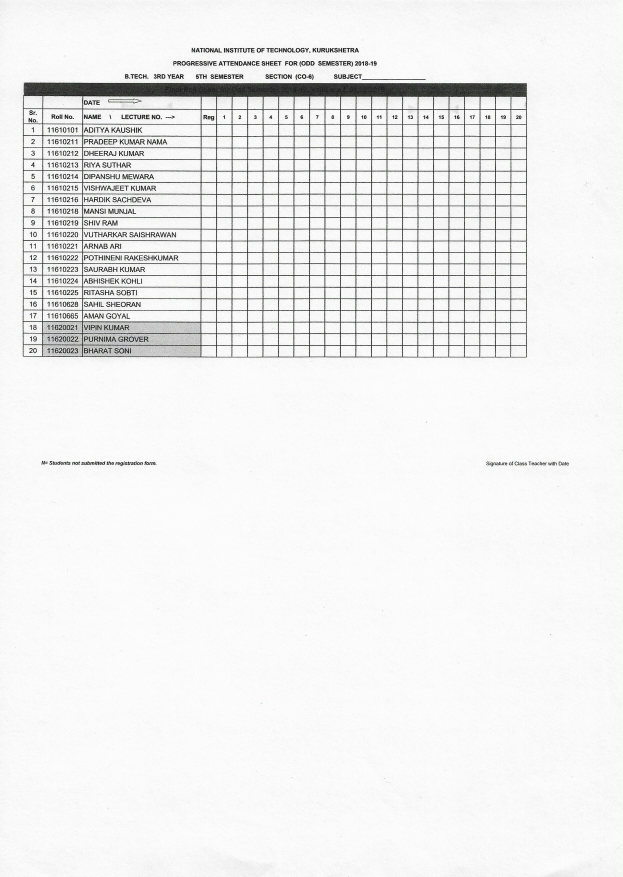
#> input picture test5.jpg, 2490 x 3506 px (shown at 1/4 size)
$ python -i detectLines.py   (imports and definitions only)   (older library calls are emulated)
#> lines starting #> are read from the running program, lines starting #| are printed output that depends on the picture; after the words box and inside, x2 and y2 are one past the last pixel; in counts of white or black regions, pixels touching at a corner belong together; long printed decimals are rounded
#> further down, picture is the input picture: shape (3506, 2490, 3); mean B, G, R 238.9, 239, 238.9
### rectangle.py
import cv2
import numpy as np
from math import sqrt


def edge_detect(in_im):
	cv2.GaussianBlur(in_im,(5,5),1)
	gray = cv2.cvtColor(in_im,cv2.COLOR_BGR2GRAY)
	canny = cv2.Canny(in_im,100,200)
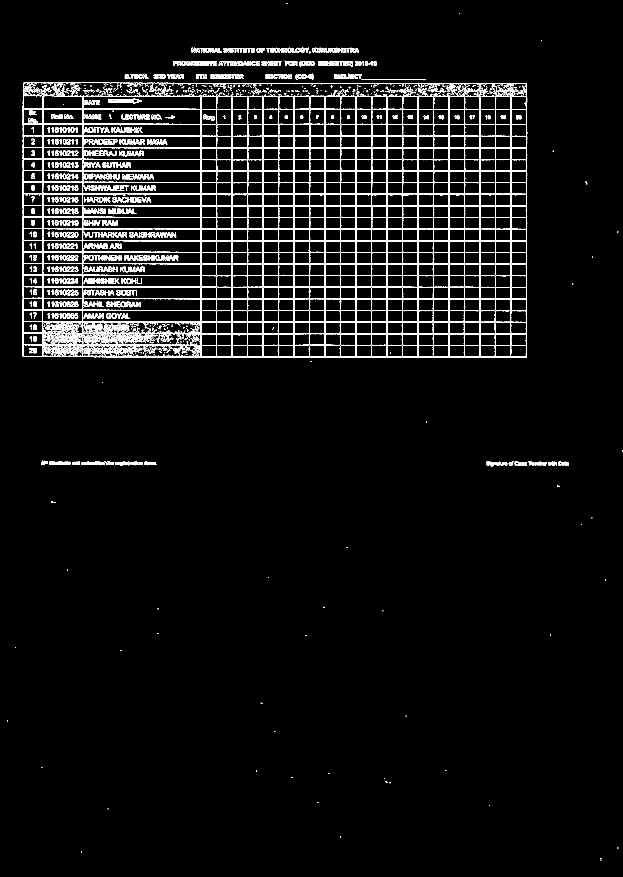
#> canny: shape (3506, 2490) (shown at 1/4 size); 2.6% white in thin lines or dots
	cv2.GaussianBlur(canny,(5,5),1)
	# print(canny.shape,canny.dtype)
	return canny


# [58 lines left out: functions resize, draw, not called in this run]

# [44 lines of commented-out code are left out]

### detectLines.py
import cv2
import numpy as np
from rectangle import edge_detect
import math

def deletelines(lines):
    for line in lines:
        for index,line2 in enumerate(lines):
            if abs(line[0][1] - line2[0][1]) < 10 or slope(line) > 10:
                #print (abs(line[0][1] - line2[0][1]))
                del lines[index]
    return lines


def slope(line):
    return math.degrees(math.atan(abs(line[0][1] - line[0][3])/abs(line[0][0] - line[0][2])))


def row_height(lines):
    avg_distance = 0
    count=0
    for idx,line in enumerate(lines):
        if idx == len(lines)-1:
            break

        dist = lines[idx+1][0][1] - line[0][1]
        if dist > 10:
            avg_distance += dist
            count += 1

    avg_distance /= count
    print(avg_distance)
    return int(avg_distance)


def detect(img):
    canny = edge_detect(img)
    sobel = cv2.Sobel(canny,cv2.CV_64F,0,1,ksize=5)
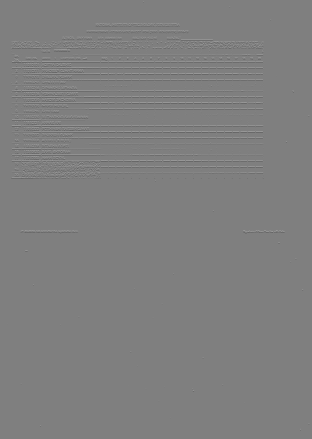
#> sobel: shape (3506, 2490) float64 (shown at 1/8 size); min -10965, max 10965, mean 0; drawn with min black and max white
    row,col = sobel.shape

    sobel = cv2.erode(sobel,np.ones([1,int(col/20)]),iterations=1)
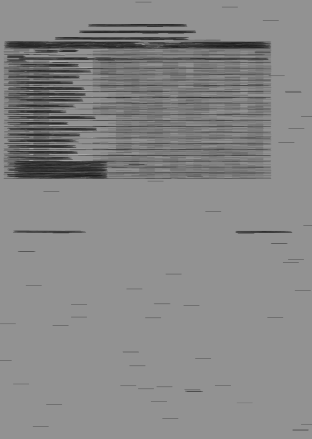
#> sobel: shape (3506, 2490) float64 (shown at 1/8 size); min -10965, max 8160, mean -811; drawn with min black and max white
    sobel = cv2.dilate(sobel,np.ones([1,int(col/10)]),iterations=1)
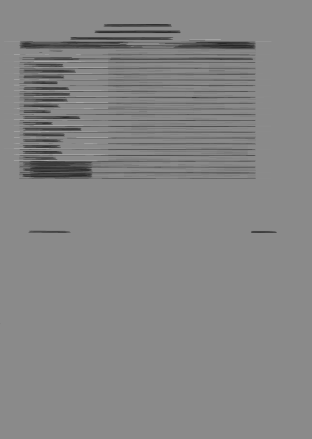
#> sobel: shape (3506, 2490) float64 (shown at 1/8 size); min -9690, max 8160, mean -325.1; drawn with min black and max white
    sobel = np.array(sobel,dtype=np.uint8)
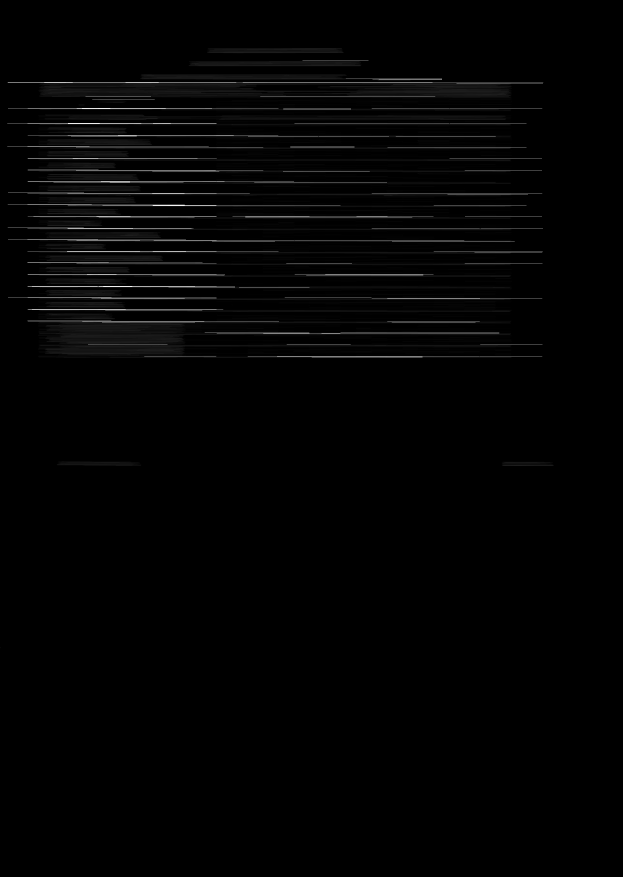
#> sobel: shape (3506, 2490) (shown at 1/4 size); min 0, max 255, mean 3.3
    # print(sobel.shape,sobel.dtype)

    lines = cv2.HoughLinesP(sobel,1,np.pi/180,150,None,col/2,30)
#> lines = 146 rows, first 6: [155, 1197, 2041, 1197], [304, 681, 2167, 681], [502, 331, 2172, 331], [158, 775, 2044, 775], [367, 1192, 2168, 1192], [151, 1292, 2043, 1292]
    # print("Initial lines : " , len(lines))
    val = 0
    if lines is not None:
        lines = lines.tolist()
#> lines = 146 items
        lines.sort(key= lambda x : x[0][1])
        print(len(lines))
#| 146
        lines = deletelines(lines)
#> the loop in deletelines, `for line in lines:` made 41 passes
#> line on passes 1 to 8: [[177, 330, 1729, 330]], [[161, 334, 2047, 334]], [[154, 364, 2043, 364]], [[609, 374, 2047, 374]], [[158, 384, 2044, 384]], [[644, 436, 2045, 436]], [[155, 464, 2022, 464]], [[281, 467, 2042, 467]]
#> lines = 41 items
        row_size = row_height(lines)
#> the loop in row_height, `for idx,line in enumerate(lines):` made 41 passes
#> (line, dist, avg_distance) on passes 1, 4, 6, 8, 10, 11, 13, 14: ([[161, 334, 2047, 334]], 30, 30), ([[158, 384, 2044, 384]], 52, 82), ([[327, 439, 1996, 439]], 32, 114), ([[178, 476, 2042, 476]], 20, 134), ([[218, 499, 2041, 499]], 47, 181), ([[152, 546, 2045, 546]], 44, 225), ([[152, 593, 2040, 593]], 47, 272), ([[155, 640, 2040, 640]], 43, 315)
#> after the loop in row_height, `for idx,line in enumerate(lines):`: avg_distance = 1030; count = 24
#> in row_height, `avg_distance /= count`: avg_distance = 42.92
#| 42.917
#> row_size = 42

        for line in lines:

            if line[0][0] == line[0][2]:
                theta = 90
            else :
                theta = slope(line)
            if theta < 10:
                # cv2.line(img,(line[0][0],line[0][1]),(line[0][2],line[0][3]),(0,255,0),2)
                val+=1
#> this loop made 41 passes
#> line on passes 1 to 8: [[161, 334, 2047, 334]], [[154, 364, 2043, 364]], [[609, 374, 2047, 374]], [[158, 384, 2044, 384]], [[644, 436, 2045, 436]], [[327, 439, 1996, 439]], [[152, 471, 2042, 471]], [[178, 476, 2042, 476]]
#> after the loop, val = 41
        print(val)
#| 41


        cv2.imshow("Sobel",sobel)
        cv2.imshow("Canny",canny)
        cv2.waitKey(0)

        return lines,row_size

>>> import cv2
>>> picture = cv2.imread('test5.jpg')
>>> result = detect(picture)

$ run again, on test6.jpg
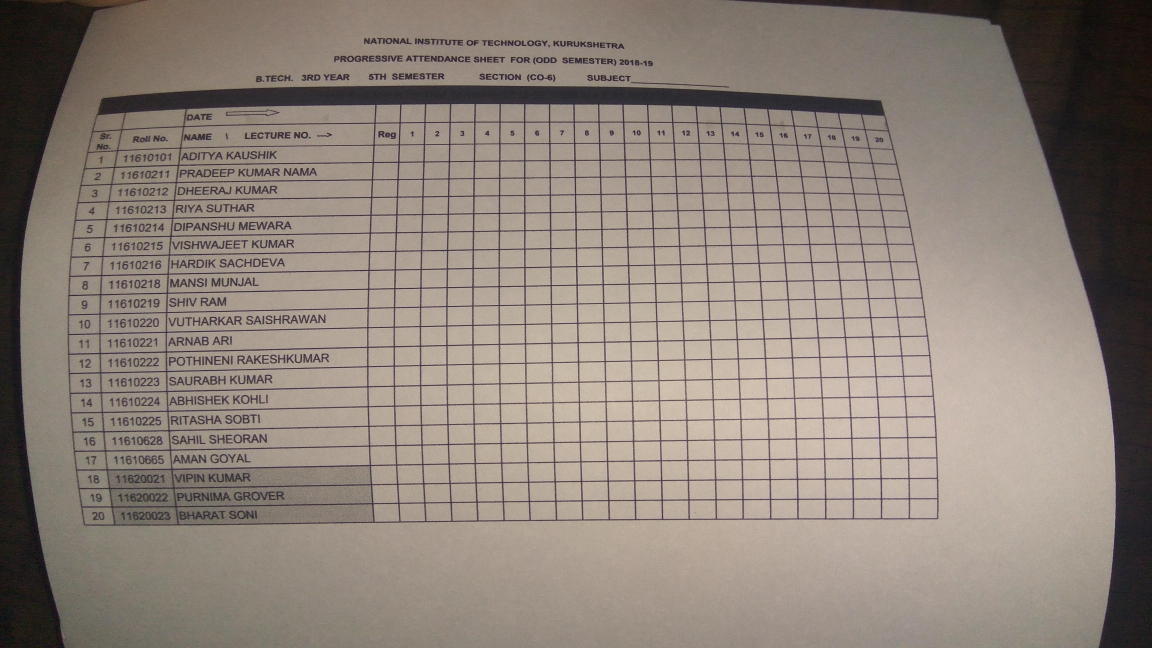
#> input picture test6.jpg, 4608 x 2592 px (shown at 1/4 size)
#> picture is the input picture: shape (2592, 4608, 3); mean B, G, R 121.6, 130.9, 141.9
#> in edge_detect, `canny = cv2.Canny(in_im,100,200)`:
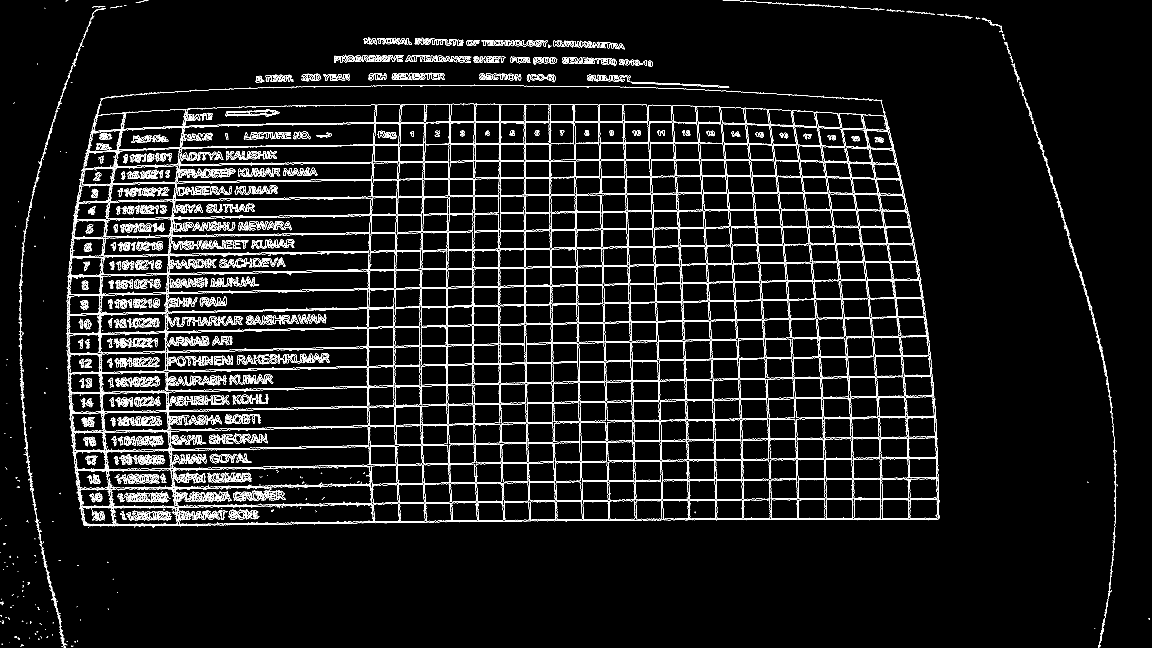
#> canny: shape (2592, 4608) (shown at 1/4 size); 3.4% white in thin lines or dots
#> in detect, `sobel = np.array(sobel,dtype=np.uint8)`:
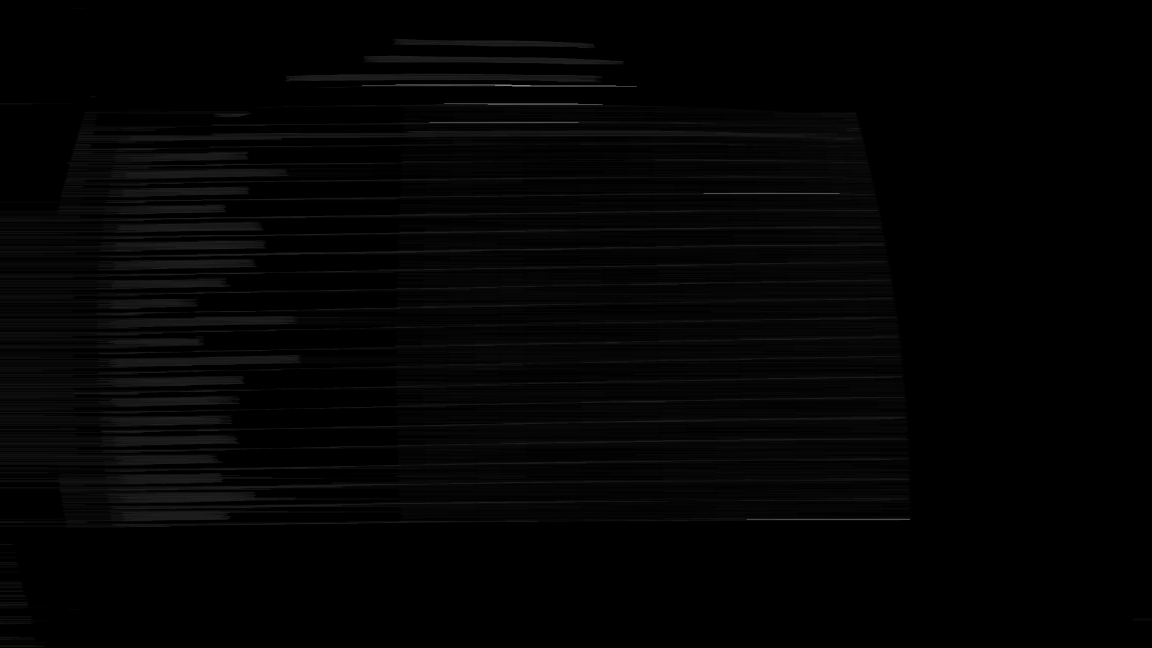
#> sobel: shape (2592, 4608) (shown at 1/4 size); min 0, max 255, mean 3.4
#> in detect, `lines = cv2.HoughLinesP(sobel,1,np.pi/180,150,None,col/2,30)`: lines = 83 rows, first 6: [0, 1440, 3601, 1440], [260, 1028, 3543, 971], [0, 1109, 3476, 1049], [153, 956, 3528, 898], [428, 1993, 3639, 1993], [1185, 1944, 3642, 1944]
#> in detect, `lines = lines.tolist()`: lines = 83 items
#| 83
#> the loop in deletelines, `for line in lines:` made 27 passes
#> line on passes 1 to 8: [[321, 499, 3435, 499]], [[303, 563, 2862, 519]], [[841, 584, 3459, 584]], [[449, 674, 3480, 674]], [[1106, 798, 3505, 798]], [[899, 873, 3512, 828]], [[153, 956, 3528, 898]], [[260, 1028, 3543, 971]]
#> in detect, `lines = deletelines(lines)`: lines = 27 items
#> the loop in row_height, `for idx,line in enumerate(lines):` made 27 passes
#> (line, dist, avg_distance) on passes 2, 3, 4, 5, 6, 8, 9, 10: ([[470, 564, 3424, 512]], 24, 24), ([[840, 588, 3367, 588]], 87, 111), ([[274, 675, 3480, 675]], 136, 247), ([[240, 811, 2629, 770]], 145, 392), ([[153, 956, 3528, 898]], 72, 464), ([[464, 1028, 3533, 975]], 81, 545), ([[0, 1109, 3476, 1049]], 56, 601), ([[1241, 1165, 3577, 1165]], 103, 704)
#> after the loop in row_height, `for idx,line in enumerate(lines):`: avg_distance = 1445; count = 18
#> in row_height, `avg_distance /= count`: avg_distance = 80.28
#| 80.278
#> row_size = 80
#> the loop in detect, `for line in lines: ` made 27 passes
#> (line, theta) on passes 1 to 8: ([[303, 563, 2862, 519]], 0.985), ([[470, 564, 3424, 512]], 1.01), ([[840, 588, 3367, 588]], 0), ([[274, 675, 3480, 675]], 0), ([[240, 811, 2629, 770]], 0.983), ([[153, 956, 3528, 898]], 0.985), ([[260, 1028, 3543, 971]], 0.995), ([[464, 1028, 3533, 975]], 0.989)
#> after the loop in detect, `for line in lines:`: val = 27
#| 27

$ run again, on test7.jpg
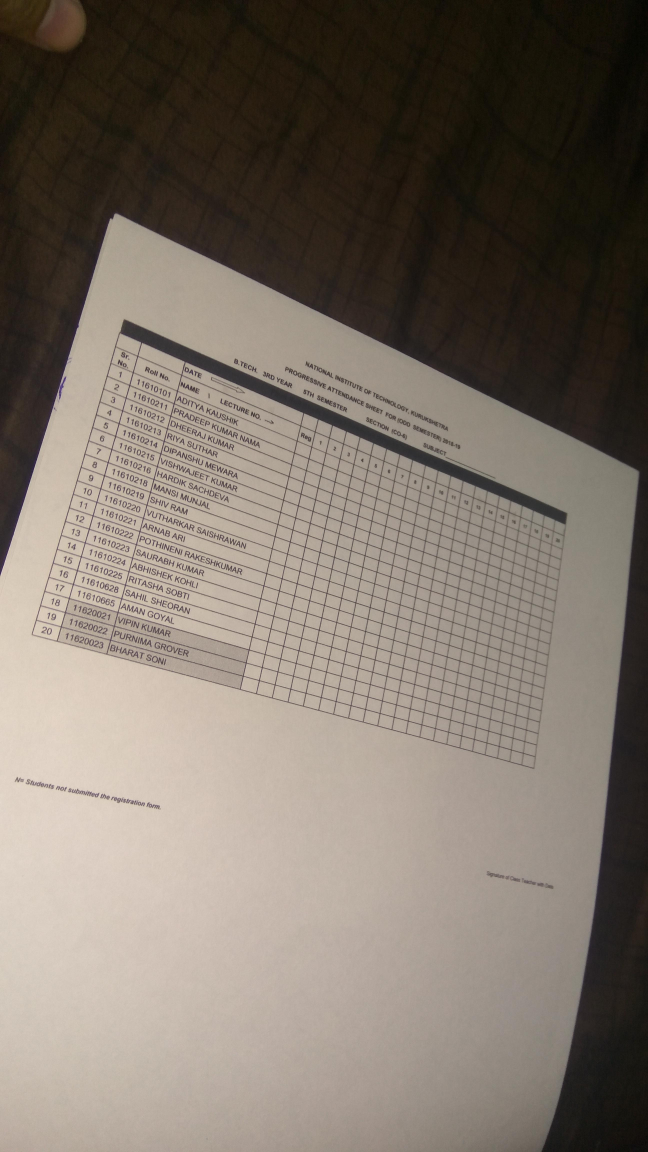
#> input picture test7.jpg, 2592 x 4608 px (shown at 1/4 size)
#> picture is the input picture: shape (4608, 2592, 3); mean B, G, R 105.6, 115.8, 125.8
#> in edge_detect, `canny = cv2.Canny(in_im,100,200)`:
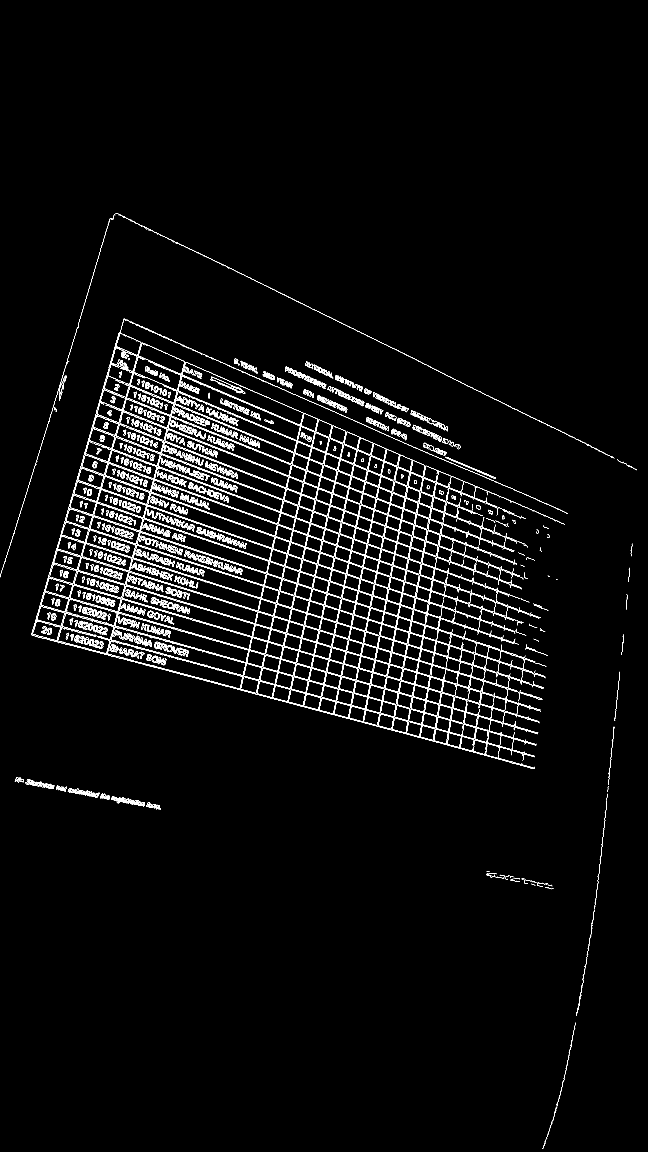
#> canny: shape (4608, 2592) (shown at 1/4 size); 1.8% white in thin lines or dots, all inside (x1, y1, x2, y2) = (0, 853, 2547, 4594)
#> in detect, `sobel = np.array(sobel,dtype=np.uint8)`:
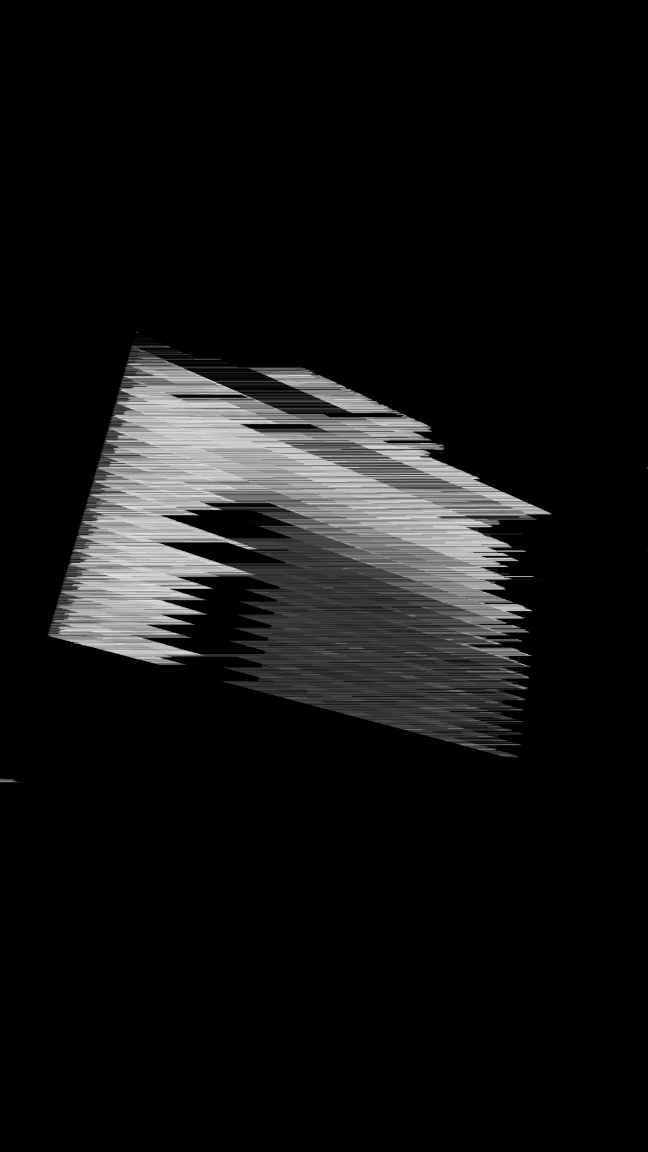
#> sobel: shape (4608, 2592) (shown at 1/4 size); min 0, max 36, mean 2.6; drawn with min black and max white
#> in detect, `lines = cv2.HoughLinesP(sobel,1,np.pi/180,150,None,col/2,30)`: lines = 277 rows, first 6: [510, 1440, 2053, 2983], [497, 1488, 2038, 3029], [492, 1505, 2013, 3026], [523, 1398, 2063, 2938], [518, 1411, 2045, 2938], [538, 1372, 2060, 2894]
#> in detect, `lines = lines.tolist()`: lines = 277 items
#| 277
#> the loop in deletelines, `for line in lines:` made 6 passes
#> line on passes 1 to 6: [[546, 1327, 2066, 2847]], [[546, 1329, 2064, 2847]], [[550, 1343, 2054, 2847]], [[543, 1345, 2045, 2847]], [[532, 1372, 2054, 2894]], [[511, 1435, 2059, 2983]]
#> in detect, `lines = deletelines(lines)`: lines = [[[540, 1363, 2071, 2894]], [[705, 1399, 2063, 2757]], [[511, 1435, 2059, 2983]], [[493, 1503, 2017, 3027]]]
#> the loop in row_height, `for idx,line in enumerate(lines):` made 4 passes
#> (line, dist, avg_distance) on passes 1 to 3: ([[540, 1363, 2071, 2894]], 36, 36), ([[705, 1399, 2063, 2757]], 36, 72), ([[511, 1435, 2059, 2983]], 68, 140)
#> after the loop in row_height, `for idx,line in enumerate(lines):`: avg_distance = 140; count = 3
#> in row_height, `avg_distance /= count`: avg_distance = 46.67
#| 46.667
#> row_size = 46
#> the loop in detect, `for line in lines: ` made 4 passes
#> after the loop in detect, `for line in lines:`: val = 0
#| 0
